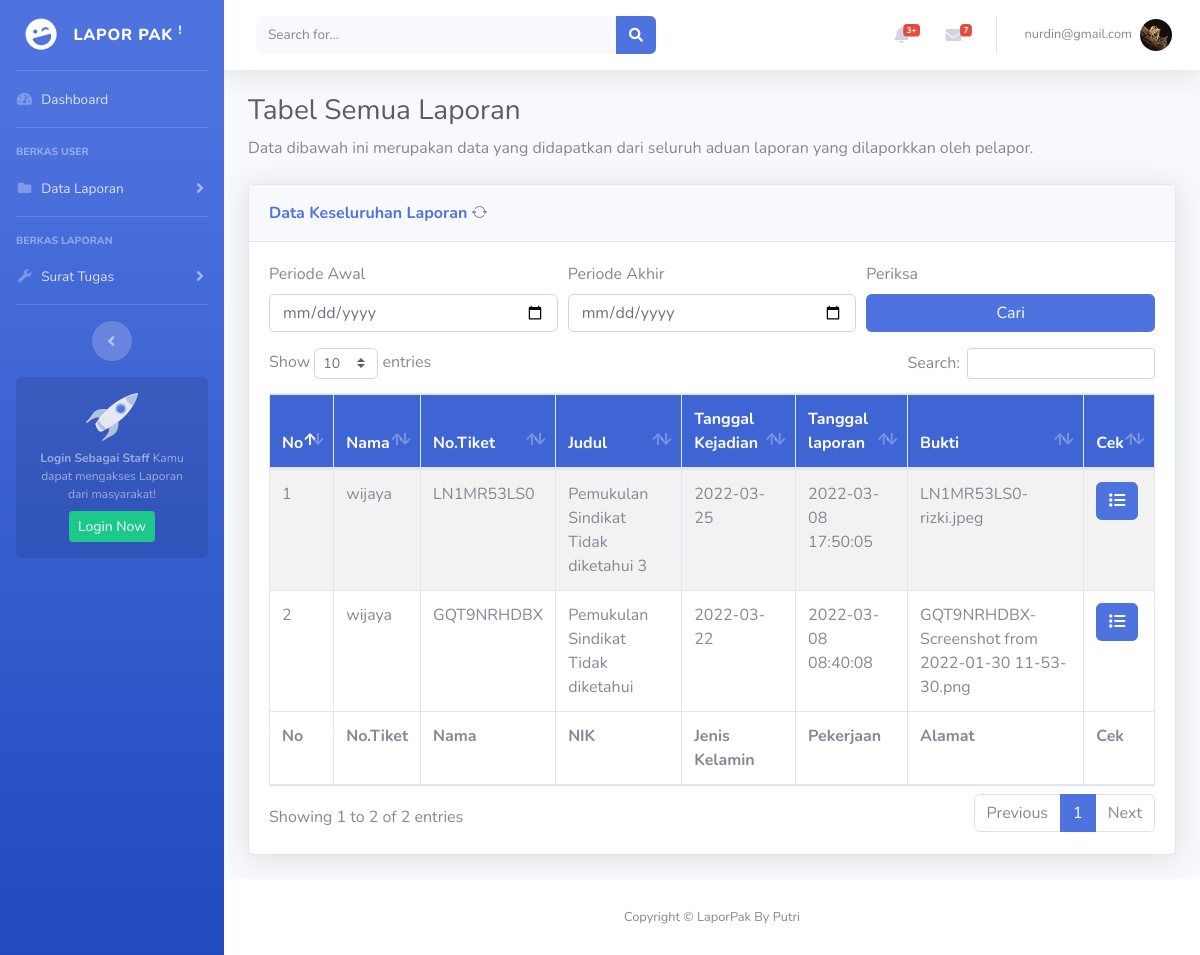
The app's page /staff/kerja-diterima.php (signed in) with its own data.
### tables this page shows
CREATE TABLE `detail_laporan` (
  `id_detail_laporan` int(11) NOT NULL,
  `id_klasifikasi` int(11) DEFAULT NULL,
  `no_tiket` varchar(300) DEFAULT NULL,
  `judul_laporan` text DEFAULT NULL,
  `isi_laporan` text DEFAULT NULL,
  `id_user` int(11) DEFAULT NULL,
  `tanggal_kejadian` date DEFAULT NULL,
  `lokasi_kejadian` text DEFAULT NULL,
  `tanggal` datetime DEFAULT current_timestamp(),
  `saksi` varchar(100) DEFAULT NULL,
  `lampiran_bukti` text DEFAULT NULL
);

CREATE TABLE `user` (
  `id_user` int(11) NOT NULL,
  `email` varchar(100) NOT NULL,
  `nama` varchar(100) NOT NULL,
  `jenis_kelamin` varchar(100) NOT NULL,
  `nik` int(200) NOT NULL,
  `alamat` text NOT NULL,
  `tmp_lahir` varchar(300) NOT NULL,
  `tgl_lahir` date NOT NULL,
  `no_tlp` varchar(15) NOT NULL,
  `agama` varchar(100) NOT NULL,
  `pekerjaan` varchar(100) NOT NULL,
  `foto` varchar(300) NOT NULL
);

CREATE TABLE `cek_berkas` (
  `id_cek` int(11) NOT NULL,
  `no_tiket` varchar(100) DEFAULT NULL,
  `cek_id` varchar(100) DEFAULT NULL,
  `tgl_cek_id` date DEFAULT NULL,
  `cek_berkas` varchar(100) DEFAULT NULL,
  `tgl_cek_berkas` date DEFAULT NULL,
  `cek_laporan` varchar(100) DEFAULT NULL,
  `tgl_cek_laporan` date DEFAULT NULL,
  `keterangan_cek` text DEFAULT NULL
);

### staff/kerja-diterima.php (the view, shortened to what this page needs)
<?php
include 'header.php';
?>
<div class="container-fluid">
    <h1 class="h3 mb-2 text-gray-800">Tabel Semua Laporan</h1>
    <p class="mb-4">Data dibawah ini merupakan data yang didapatkan dari seluruh aduan laporan yang dilaporkkan oleh pelapor.</p>
    <div class="card shadow mb-4">
        <div class="card-header py-3">
            <a class="form-row d-flex justify-left">
                <a href="laporan-semua.php" class="m-0 font-weight-bold text-primary wa-20 ">Data Keseluruhan Laporan</a>
                <i class="bi bi-arrow-repeat"></i>
            </a>
        </div>
        <div class="card-body">
            <div class="table-responsive table-striped">
                <form action="laporan-semua.php" method="get">
                    <div class="form-row">
                        <div class="form-group col-sm-4">
                            <label for="p_awal">Periode Awal</label>
                            <input type="date" class="form-control" name="p_awal" id="p_awal">
                        </div>
                        <div class="form-group col-sm-4">
                            <label for="p_akhir">Periode Akhir</label>
                            <input type="date" class="form-control" name="p_akhir" id="p_akhir">
                        </div>
                        <div class="form-group col-sm-4">
                            <label for="p_akhir">Periksa</label>
                            <input class="btn btn-primary btn-block  " name="mencari " type="submit" value="Cari">
                        </div>
                </form>
            </div>
            <table class="table table-bordered" id="dataTable" width="100%" cellspacing="0">
                <thead style="background-color: #3f65d4; color: #FFFFFF;">
                    <tr>
                        <th>No</th>
                        <th>Nama</th>
                        <th>No.Tiket</th>
                        <th>Judul</th>
                        <th>Tanggal Kejadian</th>
                        <th>Tanggal laporan</th>
                        <th>Bukti</th>
                        <th>Cek</th>
                    </tr>
                <tfoot>
                    <tr>
                        <th>No</th>
                        <th>No.Tiket</th>
                        <th>Nama</th>
                        <th>NIK</th>
                        <th>Jenis Kelamin</th>
                        <th>Pekerjaan</th>
                        <th>Alamat</th>
                        <th>Cek</th>
                    </tr>
                </tfoot>
                <tbody>
                    <?php
                    include "../koneksi.php";
                    if (isset($_GET['p_awal']) && isset($_GET['p_akhir'])) {
                        $query = mysqli_query($konek, "SELECT * FROM detail_laporan WHERE tanggal BETWEEN '" . $_GET['p_awal'] . "' and '" . $_GET['p_akhir'] . "'") or die("SQL Anda Salah");
                    } else {
                        $sql = "SELECT d.*, u.*, cb.* FROM detail_laporan d JOIN user u join cek_berkas cb WHERE d.id_user = u.id_user and d.no_tiket=cb.no_tiket and cb.cek_id=1 and cb.cek_berkas=1 AND cb.cek_laporan=1 group by d.id_detail_laporan DESC";
                        $query = mysqli_query($konek, $sql) or die("SQL Anda Salah");
                    }
                    $nomor = 0;
                    while ($data = mysqli_fetch_array($query)) {
                        $nomor++;
                    ?>
                        <tr>
                            <td><?= $nomor ?></td>
                            <td><?= $data['nama'] ?></td>
                            <td><?= $data['no_tiket'] ?></td>
                            <td><?= $data['judul_laporan'] ?></td>
                            <td><?= $data['tanggal_kejadian'] ?></td>
                            <td><?= $data['tanggal'] ?></td>
                            <td><?= $data['lampiran_bukti'] ?></td>
                            <td><a align='center' href='form-update-laporan.php?no_tiket=<?php echo $data['no_tiket']; ?>' class='btn btn-primary '><i class="fas fa-list"></i></a>
                            </td>
                        </tr>
                    <?php } ?>
                </tbody>
            </table>
        </div>
    </div>
</div>
</div>
</div>
<?php
include 'footer.php';
?>

### records on screen
detail_laporan: id_user.nama "wijaya", cek_berkas.no_tiket "LN1MR53LS0", judul_laporan "Pemukulan Sindikat Tidak diketahui 3", tanggal_kejadian "2022-03-25", tanggal "2022-03-08 17:50:05", lampiran_bukti "LN1MR53LS0-rizki.jpeg"
detail_laporan: id_user.nama "wijaya", cek_berkas.no_tiket "GQT9NRHDBX", judul_laporan "Pemukulan Sindikat Tidak diketahui", tanggal_kejadian "2022-03-22", tanggal "2022-03-08 08:40:08", lampiran_bukti "GQT9NRHDBX-Screenshot from 2022-01-30 11-53-30.png"

### other values on screen
$email "nurdin@gmail.com"
